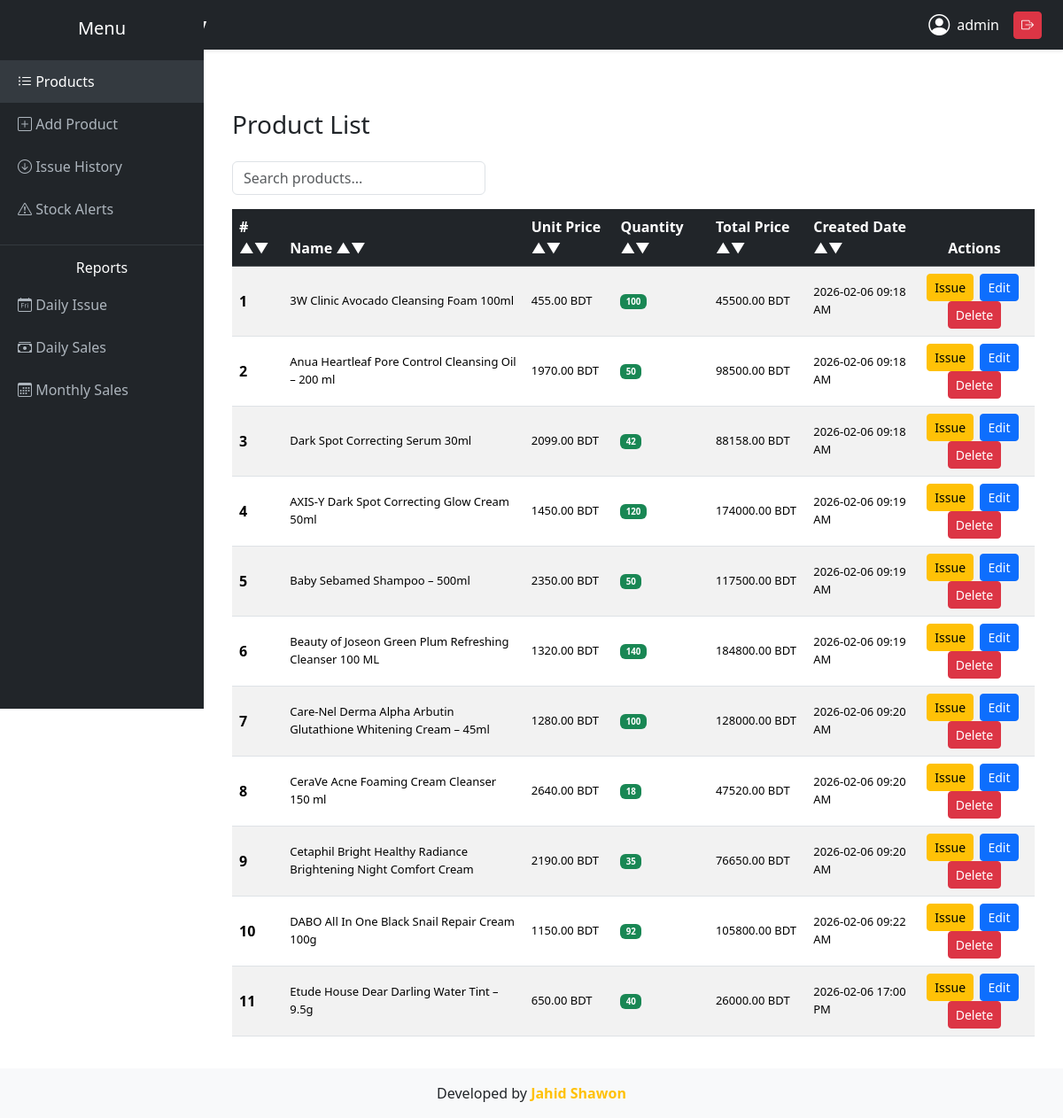
The app's page / (signed in) with its own data.
### products/models.py (models this page shows, shortened)
class Product(models.Model):
    name = models.CharField(max_length=100)
    unit_price = models.DecimalField(max_digits=10, decimal_places=2)
    quantity = models.PositiveIntegerField()
    total_price = models.DecimalField(max_digits=10, decimal_places=2, editable=False)
    created_date = models.DateTimeField(auto_now_add=True)

### products/views.py (the view)
# urls.py: path('', views.product_list, name='product_list'),
@login_required
def product_list(request):
    products = Product.objects.all()
    return render(request, 'products/product_list.html', {'products': products})

### products/templates/products/product_list.html (shortened to what this page needs)
{% extends 'products/base.html' %}
{% block content %}
<div class="container mt-5">
    <h3 class="mb-4">Product List</h3>
    <div class="row mb-3">
        <div class="col-md-4">
            <input id="searchInput" type="text" class="form-control" placeholder="Search products...">
        </div>
    </div>
    <div class="table-responsive">
        <table id="productTable" class="table table-striped table-hover align-middle">
            <thead class="table-dark">
                <tr>
                    <th scope="col" onclick="sortTable(0)" style="cursor:pointer"># &#x25B2;&#x25BC;</th>
                    <th scope="col" onclick="sortTable(1)" style="cursor:pointer">Name &#x25B2;&#x25BC;</th>
                    <th scope="col" onclick="sortTable(2)" style="cursor:pointer">Unit Price &#x25B2;&#x25BC;</th>
                    <th scope="col" onclick="sortTable(3)" style="cursor:pointer">Quantity &#x25B2;&#x25BC;</th>
                    <th scope="col" onclick="sortTable(4)" style="cursor:pointer">Total Price &#x25B2;&#x25BC;</th>
                    <th scope="col" onclick="sortTable(5)" style="cursor:pointer">Created Date &#x25B2;&#x25BC;</th>
                    <th class="text-center" scope="col">Actions</th>
                </tr>
            </thead>
            <tbody>
                {% for product in products %}
                <tr>
                    <th scope="row">{{ forloop.counter }}</th>
                    <td>{{ product.name }}</td>
                    <td>{{ product.unit_price|floatformat:2 }} BDT</td>
                    <td>
                        {% if product.quantity > 10 %}
                            <span class="badge bg-success">{{ product.quantity }}</span>
                        {% elif product.quantity > 0 %}
                            <span class="badge bg-warning text-dark">{{ product.quantity }}</span>
                        {% else %}
                            <span class="badge bg-danger">Out of stock</span>
                        {% endif %}
                    </td>
                    <td>{{ product.total_price|floatformat:2 }} BDT</td>
                    <td>{{ product.created_date|date:"Y-m-d H:i A" }}</td>
                    <td class="text-center">
                        <a href="{% url 'issue_product' product.id %}" class="btn btn-sm btn-warning me-1">Issue</a>
                        <a href="{% url 'product_update' product.id %}" class="btn btn-sm btn-primary me-1">Edit</a>
                        <a href="{% url 'product_delete' product.id %}" class="btn btn-sm btn-danger">Delete</a>
                    </td>
                </tr>
                {% empty %}
                <tr>
                    <td colspan="7" class="text-center text-muted">No products available</td>
                </tr>
                {% endfor %}
            </tbody>
        </table>
    </div>
</div>
{% endblock %}

### products/templates/products/base.html (shortened to what this page needs)
<!DOCTYPE html>
<html lang="en">
<head>
<link href="https://cdn.jsdelivr.net/npm/bootstrap@5.3.2/dist/css/bootstrap.min.css" rel="stylesheet">
<link href="https://cdn.jsdelivr.net/npm/bootstrap-icons@1.10.5/font/bootstrap-icons.css" rel="stylesheet">
</head>
<body>
<nav class="navbar navbar-dark bg-dark px-4 shadow-sm">
    <span class="navbar-brand fw-bold">
    </span>
    {% if user.is_authenticated %}
    <div class="d-flex align-items-center text-white">
        <i class="bi bi-person-circle fs-4 me-2"></i>
        <span class="me-3">{{ user.username }}</span>
        <form method="post" action="{% url 'logout' %}">
            <button class="btn btn-sm btn-danger">
                <i class="bi bi-box-arrow-right"></i>
            </button>
        </form>
    </div>
    {% endif %}
</nav>
{% if user.is_authenticated %}
<div class="sidebar">
    <h5 class="text-center mb-4">Menu</h5>
    <a href="{% url 'product_list' %}" class="{% if request.resolver_match.url_name == 'product_list' %}active{% endif %}">
        <i class="bi bi-list-ul"></i> Products
    </a>
    <a href="{% url 'product_create' %}">
        <i class="bi bi-plus-square"></i> Add Product
    </a>
    <a href="{% url 'issue_history' %}">
        <i class="bi bi-arrow-down-circle"></i> Issue History
    </a>
    <a href="{% url 'stock_alerts' %}">
        <i class="bi bi-exclamation-triangle"></i> Stock Alerts
    </a>
    <hr class="text-secondary">
    <h6 class="text-center">Reports</h6>
    <a href="{% url 'daily_issue_report' %}">
        <i class="bi bi-calendar-day"></i> Daily Issue
    </a>
    <a href="{% url 'daily_sales_report' %}">
        <i class="bi bi-cash-stack"></i> Daily Sales
    </a>
    <a href="{% url 'monthly_sales_report' %}">
        <i class="bi bi-calendar3"></i> Monthly Sales
    </a>
</div>
{% endif %}
<div class="main-content">
    {% block content %}{% endblock %}
</div>
<footer class="footer mt-auto py-3 bg-light text-dark">
    <div class="container text-center">
        <span>
            Developed by <strong class="text-warning">Jahid Shawon</strong>
        </span>
    </div>
</footer>
</body>
</html>

### products/templates/products/base.html (style rules this page uses)
html, body { height: 100%; }
body { display: flex; flex-direction: column; overflow-x: hidden; }
.main-content { flex: 1; }
.sidebar { height: 100vh; background: #212529; color: white; padding-top: 20px; position: fixed; width: 230px; }
.sidebar a { color: #adb5bd; text-decoration: none; padding: 12px 20px; display: block; }
.sidebar a:hover, .sidebar a.active { background: #343a40; color: white; }
.main-content { margin-left: 230px; padding: 20px; }

### products/templates/products/product_list.html (style rules this page uses)
td { font-size: 13px; }

### records on screen
Product: name "3W Clinic Avocado Cleansing Foam 100ml", unit_price "455.00", quantity "100", total_price "45500.00", created_date "2026-02-06 09:18 AM"
Product: name "Anua Heartleaf Pore Control Cleansing Oil – 200 ml", unit_price "1970.00", quantity "50", total_price "98500.00", created_date "2026-02-06 09:18 AM"
Product: name "Dark Spot Correcting Serum 30ml", unit_price "2099.00", quantity "42", total_price "88158.00", created_date "2026-02-06 09:18 AM"
Product: name "AXIS-Y Dark Spot Correcting Glow Cream 50ml", unit_price "1450.00", quantity "120", total_price "174000.00", created_date "2026-02-06 09:19 AM"
Product: name "Baby Sebamed Shampoo – 500ml", unit_price "2350.00", quantity "50", total_price "117500.00", created_date "2026-02-06 09:19 AM"
Product: name "Beauty of Joseon Green Plum Refreshing Cleanser 100 ML", unit_price "1320.00", quantity "140", total_price "184800.00", created_date "2026-02-06 09:19 AM"
Product: name "Care-Nel Derma Alpha Arbutin Glutathione Whitening Cream – 45ml", unit_price "1280.00", quantity "100", total_price "128000.00", created_date "2026-02-06 09:20 AM"
Product: name "CeraVe Acne Foaming Cream Cleanser 150 ml", unit_price "2640.00", quantity "18", total_price "47520.00", created_date "2026-02-06 09:20 AM"
Product: name "Cetaphil Bright Healthy Radiance Brightening Night Comfort Cream", unit_price "2190.00", quantity "35", total_price "76650.00", created_date "2026-02-06 09:20 AM"
Product: name "DABO All In One Black Snail Repair Cream 100g", unit_price "1150.00", quantity "92", total_price "105800.00", created_date "2026-02-06 09:22 AM"
Product: name "Etude House Dear Darling Water Tint – 9.5g", unit_price "650.00", quantity "40", total_price "26000.00", created_date "2026-02-06 17:00 PM"

### other values on screen
{{ user.username }} "admin"
